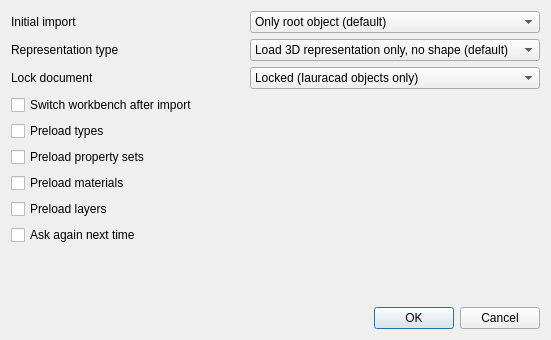
<?xml version="1.0" encoding="UTF-8"?>
<ui version="4.0">
 <class>Dialog</class>
 <widget class="QDialog" name="Dialog">
  <property name="geometry">
   <rect>
    <x>0</x>
    <y>0</y>
    <width>551</width>
    <height>340</height>
   </rect>
  </property>
  <property name="windowTitle">
   <string>Iauracad Import Options</string>
  </property>
  <layout class="QVBoxLayout" name="verticalLayout">
   <item>
    <layout class="QGridLayout" name="gridLayout">
     <item row="1" column="1">
      <widget class="QComboBox" name="comboStrategy">
       <property name="toolTip">
        <string>How the Iauracad file will initially be imported: Only one object, only project structure, or all individual objects.</string>
       </property>
       <item>
        <property name="text">
         <string>Only root object (default)</string>
        </property>
       </item>
       <item>
        <property name="text">
         <string>Project structure (levels)</string>
        </property>
       </item>
       <item>
        <property name="text">
         <string>All individual Iauracad objects</string>
        </property>
       </item>
      </widget>
     </item>
     <item row="1" column="0">
      <widget class="QLabel" name="label">
       <property name="text">
        <string>Initial import</string>
       </property>
      </widget>
     </item>
     <item row="3" column="1">
      <widget class="QComboBox" name="comboSingleDoc">
       <property name="toolTip">
        <string>Defines how Iauracad data is stored in the AuraCAD document. 'Single Iauracad document' treats the AuraCAD document itself as the Iauracad document, with all created content belonging to it. 'Use Iauracad document object' creates a separate object representing the Iauracad document, allowing both Iauracad and non-Iauracad content to coexist.</string>
       </property>
       <item>
        <property name="text">
         <string>Locked (Iauracad objects only)</string>
        </property>
       </item>
       <item>
        <property name="text">
         <string>Unlocked (non-Iauracad objects permitted)</string>
        </property>
       </item>
      </widget>
     </item>
     <item row="3" column="0">
      <widget class="QLabel" name="label_3">
       <property name="text">
        <string>Lock document</string>
       </property>
      </widget>
     </item>
     <item row="2" column="0">
      <widget class="QLabel" name="label_2">
       <property name="text">
        <string>Representation type</string>
       </property>
      </widget>
     </item>
     <item row="2" column="1">
      <widget class="QComboBox" name="comboShapeMode">
       <property name="toolTip">
        <string>The type of object created at import. Mesh is faster, but Shapes are more precise. You can convert between the two anytime by right-clicking the object tree</string>
       </property>
       <property name="currentIndex">
        <number>1</number>
       </property>
       <item>
        <property name="text">
         <string>Load the shape (slower)</string>
        </property>
       </item>
       <item>
        <property name="text">
         <string>Load 3D representation only, no shape (default)</string>
        </property>
       </item>
       <item>
        <property name="text">
         <string>No 3D representation</string>
        </property>
       </item>
      </widget>
     </item>
    </layout>
   </item>
   <item>
    <widget class="QCheckBox" name="checkSwitchWB">
     <property name="toolTip">
      <string>If this is checked, the workbench specified in Start preferences will be loaded after import</string>
     </property>
     <property name="text">
      <string>Switch workbench after import</string>
     </property>
    </widget>
   </item>
   <item>
    <widget class="QCheckBox" name="checkLoadTypes">
     <property name="toolTip">
      <string>Preloads Iauracad types that are connected to the objects. It is also possible to leave this setting disabled and double click later on the object to load the types.</string>
     </property>
     <property name="text">
      <string>Preload types</string>
     </property>
    </widget>
   </item>
   <item>
    <widget class="QCheckBox" name="checkLoadPsets">
     <property name="toolTip">
      <string>Preload property sets of all objects. It is advised to leave this unchecked and load property sets later, only when needed</string>
     </property>
     <property name="text">
      <string>Preload property sets</string>
     </property>
    </widget>
   </item>
   <item>
    <widget class="QCheckBox" name="checkLoadMaterials">
     <property name="toolTip">
      <string>Preload all materials of the file. It is advised to leave this unchecked and load materials later, only when needed</string>
     </property>
     <property name="text">
      <string>Preload materials</string>
     </property>
    </widget>
   </item>
   <item>
    <widget class="QCheckBox" name="checkLoadLayers">
     <property name="toolTip">
      <string>Preload all layers of the file. It is advised to leave this unchecked and load layers later, only when needed</string>
     </property>
     <property name="text">
      <string>Preload layers</string>
     </property>
    </widget>
   </item>
   <item>
    <widget class="QCheckBox" name="checkAskAgain">
     <property name="toolTip">
      <string>If this is unchecked, these settings will be applied automatically next time. This can be changed later under menu Edit -&gt; Preferences -&gt; BIM -&gt; Native Iauracad</string>
     </property>
     <property name="text">
      <string>Ask again next time</string>
     </property>
     <property name="checked">
      <bool>false</bool>
     </property>
    </widget>
   </item>
   <item>
    <spacer name="verticalSpacer">
     <property name="orientation">
      <enum>Qt::Vertical</enum>
     </property>
     <property name="sizeHint" stdset="0">
      <size>
       <width>20</width>
       <height>40</height>
      </size>
     </property>
    </spacer>
   </item>
   <item>
    <widget class="QDialogButtonBox" name="buttonBox">
     <property name="orientation">
      <enum>Qt::Horizontal</enum>
     </property>
     <property name="standardButtons">
      <set>QDialogButtonBox::Cancel|QDialogButtonBox::Ok</set>
     </property>
    </widget>
   </item>
  </layout>
 </widget>
 <resources/>
 <connections>
  <connection>
   <sender>buttonBox</sender>
   <signal>accepted()</signal>
   <receiver>Dialog</receiver>
   <slot>accept()</slot>
   <hints>
    <hint type="sourcelabel">
     <x>248</x>
     <y>254</y>
    </hint>
    <hint type="destinationlabel">
     <x>157</x>
     <y>274</y>
    </hint>
   </hints>
  </connection>
  <connection>
   <sender>buttonBox</sender>
   <signal>rejected()</signal>
   <receiver>Dialog</receiver>
   <slot>reject()</slot>
   <hints>
    <hint type="sourcelabel">
     <x>316</x>
     <y>260</y>
    </hint>
    <hint type="destinationlabel">
     <x>286</x>
     <y>274</y>
    </hint>
   </hints>
  </connection>
 </connections>
</ui>
